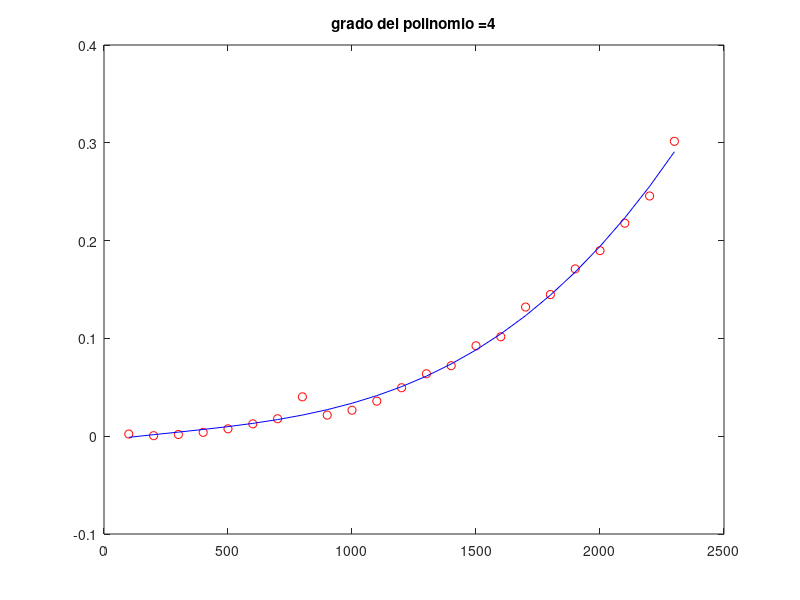

Write the MATLAB code that produced this figure.
clear all;
close all;

x = 100:100:2300;
n = length(x);
y = [0.002232 0.000537 0.001747 0.003923 0.007564 0.012614 0.017853 0.040259 0.021593 0.026588 0.035832 0.049552 0.063829 0.072091 0.092468 0.10167 0.13206 0.14484 0.17106 0.18974 0.21779 0.24561 0.3015];
y=y';

% approssimazione ai minimi quadrati:
for q=[2 3 4]
  figure(1); 
  plot(x,y,'ro'); 
  hold on;
  A=vander(x); A=A(:,end-q+1:end);
  [Q R]=qr(A);
  c=R \(Q' * y);
  errsq=sum((y'-polyval(c,x)).^2);
  disp(['gradopol=' num2str(q) '   sqm=' num2str(errsq)]);
  plot(x,polyval(c,x),'b-'); 
  hold off;
  title(['grado del polinomio =' num2str(q)]);
  pause;
end;